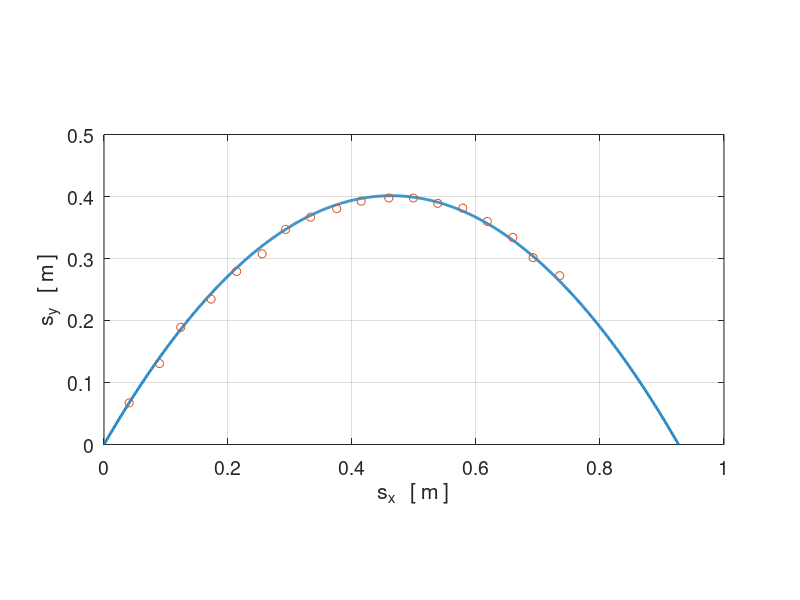
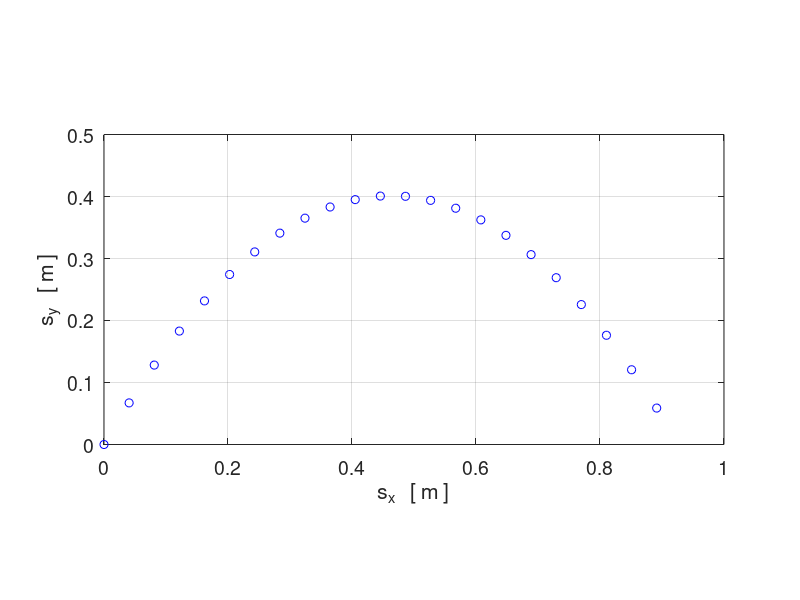
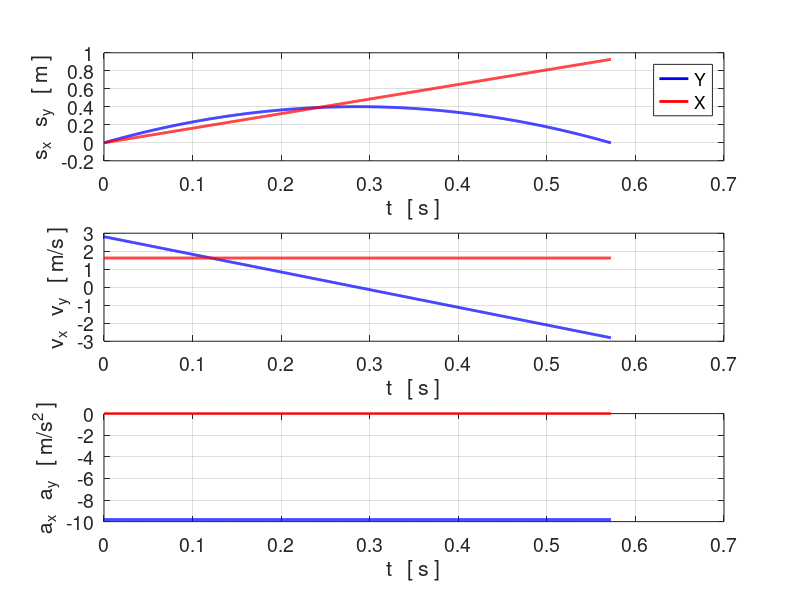
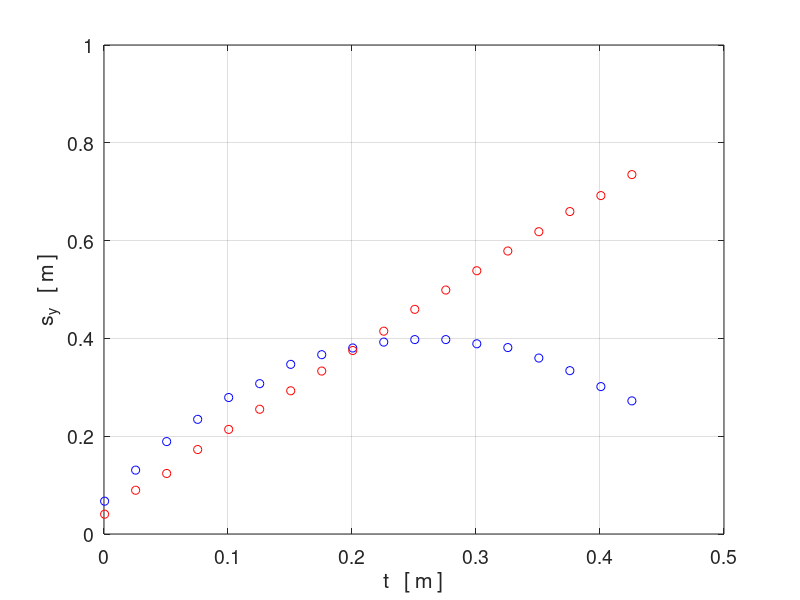

These figures' MATLAB source, in order:
%m5_simulations.m
clear all
close all
clc


v1 = 3.24;
theta = 60;
ay = -9.81;

tMin = 0; tMax = 1;
Nt = 2000;

t = linspace(tMin,tMax, Nt);

v1x = v1 * cosd(theta);
v1y = v1 * sind(theta);

x = v1x .* t;
y = v1y .* t + 0.5*ay.*t.^2;
vx = v1x .* ones(1,length(t));
vy = v1y + ay .* t;

N = find(y<0,1);


% calculation dt
s2 = 0.1281 - 0.06711
n2 = 1
s3 = 0.2695 - 0.06711
n3 = 17
s_dt =sqrt( 2*(s3-s2*n3/n2) / (ay*(n3^2-n2*n3)) )

sf = 1/11.65;

d2 = sf*0.74 
d3 = sf*2.39 
d_dt =sqrt( 2*(s3-s2*n3/n2) / (ay*(n3^2-n2*n3)) )

% graphical data
xP = [0 0.57 0.97 1.54 2.02 2.50 2.94 3.41 3.90 4.36 4.88 5.34 5.80 6.27 6.73 7.21 7.59 8.09];
yP = [0 0.74 1.42 1.95 2.47 2.80 3.26 3.49 3.65 3.79 3.85 3.85 3.75 3.66 3.41 3.11 2.73 2.39];
xP = xP.*sf+0.040525;
yP = yP.*sf+0.06711;
ttP = t(2:50:N);
tP = ttP(1:18);

figure(1)
fs = 14;
set(gcf,'Units','Normalized');
set(gcf,'Position',[0.1 0.1 0.33 0.3]);
plot(x(1:N),y(1:N),'linewidth',2);
hold on
plot(xP,yP,'o');

set(gca,'fontSize',fs);
xlabel('s_x   [ m ]');
ylabel('s_y   [ m ]');
grid on
%set(gca,'yLim',[0, 1.1*max(y)]);
axis equal
axis([0 1 0 0.5])
%axis off

figure(2)
fs = 14;
set(gcf,'Units','Normalized');
set(gcf,'Position',[0.1 0.5 0.33 0.3]);
plot(x(1:50:N),y(1:50:N),'bo');
set(gca,'fontSize',fs);
xlabel('s_x   [ m ]');
ylabel('s_y   [ m ]');
grid on
%set(gca,'yLim',[0, 1.1*max(y)]);
axis equal
axis([0 1 0 0.5])
%axis off

figure(12)
fs = 14;
set(gcf,'Units','Normalized');
set(gcf,'Position',[0.1 0.5 0.33 0.3]);
plot(tP,yP,'bo');
hold on
plot(tP,xP,'ro');
set(gca,'fontSize',fs);
xlabel('t   [ m ]');
ylabel('s_y   [ m ]');
grid on
%set(gca,'yLim',[0, 1.1*max(y)]);
%axis equal
axis([0 0.5 0 1])
%axis off


figure(4)
fs = 14;
set(gcf,'Units','Normalized');
set(gcf,'Position',[0.5 0.1 0.33 0.8]);

subplot(3,1,1)
plot(t(1:N),y(1:N),'b','linewidth',2);
hold on
plot(t(1:N),x(1:N),'r','linewidth',2);
set(gca,'fontSize',fs);
xlabel('t   [ s ]');
ylabel('s_x   s_y   [ m ]');
grid on
legend('Y','X');

subplot(3,1,2)
plot(t(1:N),vy(1:N),'b','linewidth',2);
hold on
plot(t(1:N),vx(1:N),'r','linewidth',2);
set(gca,'fontSize',fs);
xlabel('t   [ s ]');
ylabel('v_x   v_y   [ m/s ]');
grid on

subplot(3,1,3)
plot(t(1:N),ay.*ones(N,1),'b','linewidth',2);
hold on
plot(t(1:N),zeros(N,1),'r','linewidth',2);
set(gca,'fontSize',fs);
xlabel('t   [ s ]');
ylabel('a_x   a_y   [ m/s^2 ]');
grid on
%set(gca,'yLim',[0, 1.1*max(y)]);
%axis equal
%axis([0 1 0 0.5])
%axis off
